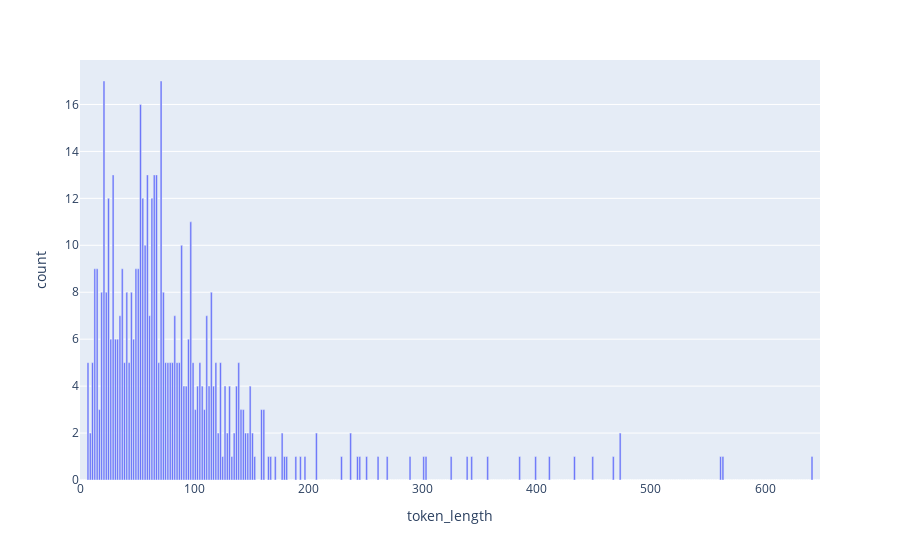

Notebook code for this chart:
### Code cell
fig.show()

### Figure 1 — Plotly figure (JSON) as saved in the notebook; plotly's stock layout.template omitted (floating-point values rounded to 4 significant figures; data arrays with more than 128 entries replaced by an {"elided": "..."} marker saying what was removed)
{"data": [{"alignmentgroup": "True", "hovertemplate": "token_length=%{x}<br>count=%{y}<extra></extra>", "legendgroup": "", "marker": {"color": "#636efa", "pattern": {"shape": ""}}, "name": "", "offsetgroup": "", "orientation": "v", "showlegend": false, "textposition": "auto", "type": "bar", "x": {"elided": "324 int values"}, "xaxis": "x", "y": {"elided": "324 int values"}, "yaxis": "y"}], "layout": {"barmode": "relative", "legend": {"tracegroupgap": 0}, "margin": {"t": 60}, "xaxis": {"anchor": "y", "domain": [0, 1], "title": {"text": "token_length"}}, "yaxis": {"anchor": "x", "domain": [0, 1], "title": {"text": "count"}}}}
